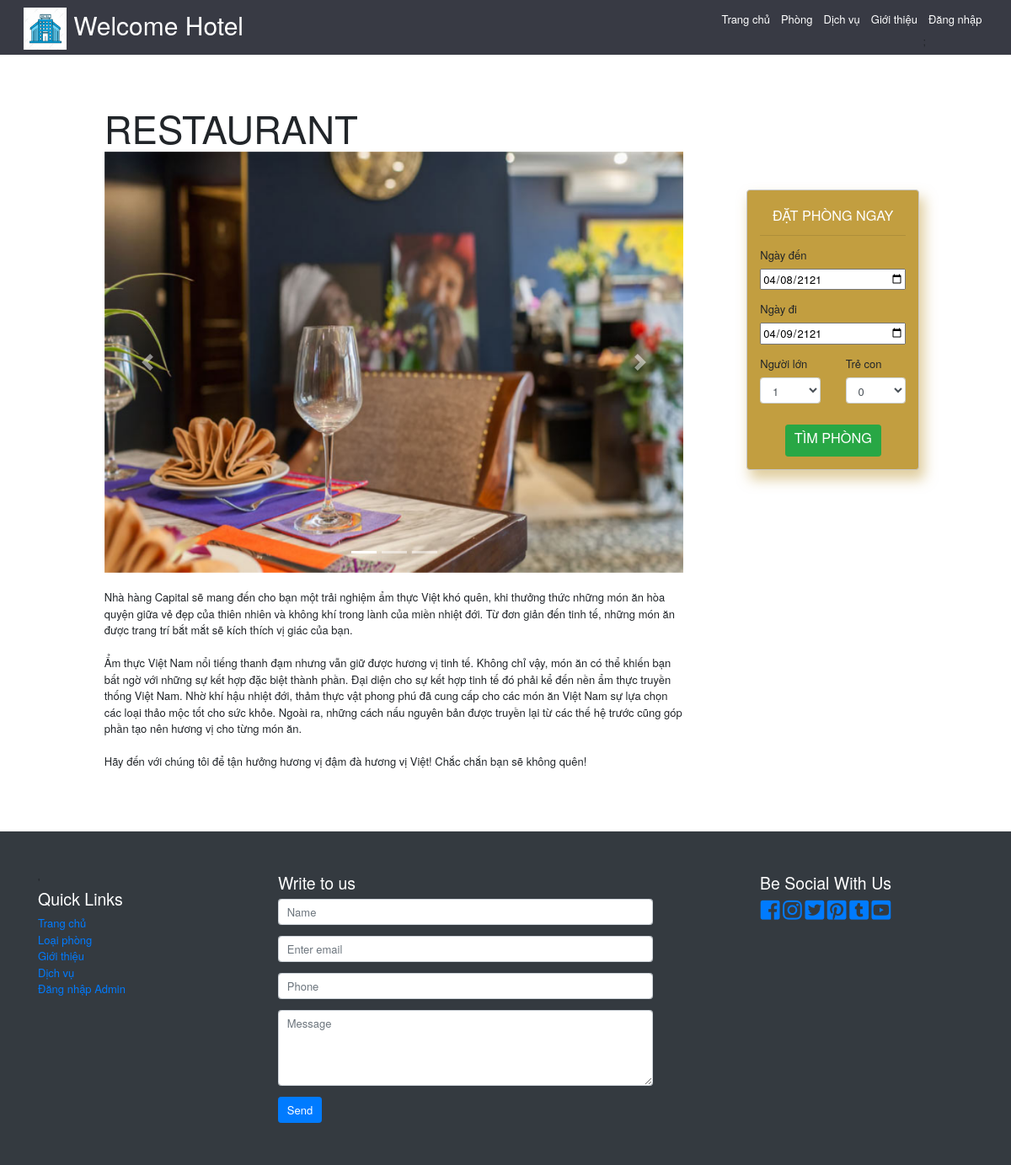
Screenshot of /includes/Restaurant.inc.php with the database file from the repository.
### tables this page shows
CREATE TABLE `dichvu` (
  `MADV` int(11) NOT NULL,
  `TenDv` varchar(255) NOT NULL,
  `image1` varchar(255) NOT NULL,
  `image2` varchar(255) NOT NULL,
  `image3` varchar(255) NOT NULL,
  `des` mediumtext NOT NULL
);

### includes/Restaurant.inc.php (the view, shortened to what this page needs)
<?php require('header.inc.php');
	  require('dbh.inc.php');
 ?>
	    	<div class = "row justify-content-center" style="margin-top: 60px;">
            	<div class="col-xs-10 col-sm-10 col-md-7 col-lg-7 col-xl-7">
	                <div class="display-4">RESTAURANT</div>
				    <?php
				    	$sql =  "SELECT image1,image2,image3,des FROM dichvu WHERE TenDv= 'Restaurant'";
				    	$stmt= $conn -> prepare($sql);
				        $stmt->execute();
				        $query1 =$stmt->get_result();
				        if($row = mysqli_fetch_array($query1)){
				     ?>
				     	<div id="slide" class="carousel slide" data-ride="carousel">
							<ol class="carousel-indicators">
							    <li data-target="#slide" data-slide-to="0" class="active"></li>
							    <li data-target="#slide" data-slide-to="1"></li>
							    <li data-target="#slide" data-slide-to="2"></li>
						  	</ol>
						 	<div class="carousel-inner">
							    <div class="carousel-item active">
							     	<img src="../images/home_gallary/<?php echo $row['image1']; ?>" >
							    </div>
						  	</div>
							  	<a class="carousel-control-prev" href="#slide" role="button" data-slide="prev">
							    <span class="carousel-control-prev-icon" ></span>
						  		</a>
							  	<a class="carousel-control-next" href="#slide" role="button" data-slide="next">
							    <span class="carousel-control-next-icon" ></span>
						  		</a>
						</div>
						<div>
							<p>
							<?php echo "<br>".$row['des']; ?>
							</p>
						</div>
				 	<?php } mysqli_close($conn);?>
	            </div>
				<?php require('verform_search.inc.php'); ?>
	    	</div>
<?php require('footer.inc.php'); ?>

### css/style.css (style rules this page uses)
html,body { width: 100%; height:100%; font-family: "Helvetica Neue", Arial; font-size: 13px; }
.carousel-inner img { height: 500px; width:100%; }

### rows the page displays
dichvu: image1 (picture), des "Nhà hàng Capital sẽ mang đến cho bạn một trải nghiệm ẩm thực Việt khó quên, khi thưởng thức những món ăn hòa quyện giữa vẻ đẹp của thiên nhiên và không khí trong lành của miền nhiệt đới. Từ đơn giản đến tinh tế, những món ăn được trang trí bắt mắt sẽ kích thích vị giác của bạn. Ẩm thực Việt Nam nổi tiếng thanh đạm nhưng vẫn giữ được hương vị tinh tế. Không chỉ vậy, món ăn có thể khiến bạn bất ngờ với những sự kết hợp đặc biệt thành phần. Đại diện cho sự kết hợp tinh tế đó phải kể đến nền ẩm thực truyền thống Việt Nam. Nhờ khí hậu nhiệt đới, thảm thực vật phong phú đã cung cấp cho các món ăn Việt Nam sự lựa chọn các loại thảo mộc tốt cho sức khỏe. Ngoài ra, những cách nấu nguyên bản được…"
